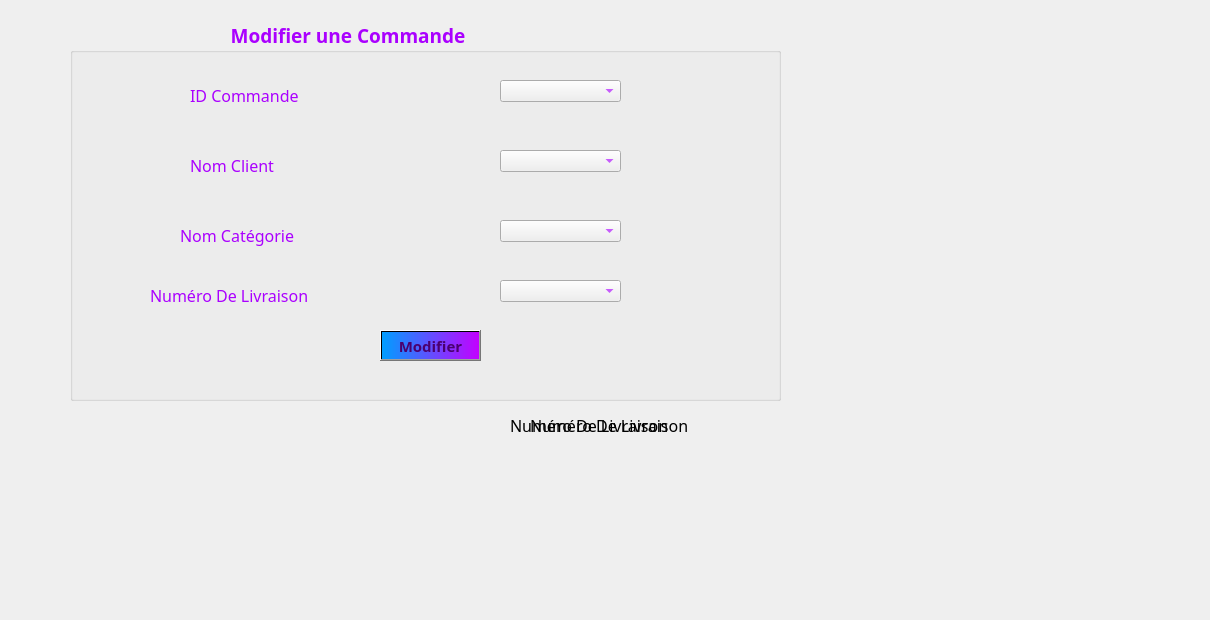
      <widget class="QWidget" name="tab_10">
       <attribute name="title">
        <string>Modifier</string>
       </attribute>
       <widget class="QGroupBox" name="groupBox_5">
        <property name="geometry">
         <rect>
          <x>70</x>
          <y>20</y>
          <width>711</width>
          <height>381</height>
         </rect>
        </property>
        <property name="font">
         <font>
          <family>Lucida Calligraphy</family>
          <pointsize>14</pointsize>
          <weight>75</weight>
          <bold>true</bold>
         </font>
        </property>
        <property name="styleSheet">
         <string notr="true">color: rgb(170, 0, 255);
border-color: rgb(170, 0, 255);</string>
        </property>
        <property name="title">
         <string>                                Modifier une Commande</string>
        </property>
        <widget class="QLabel" name="label_41">
         <property name="geometry">
          <rect>
           <x>120</x>
           <y>130</y>
           <width>171</width>
           <height>31</height>
          </rect>
         </property>
         <property name="font">
          <font>
           <family>Lucida Calligraphy</family>
           <pointsize>12</pointsize>
          </font>
         </property>
         <property name="text">
          <string>Nom Client</string>
         </property>
        </widget>
        <widget class="QLabel" name="label_47">
         <property name="geometry">
          <rect>
           <x>120</x>
           <y>60</y>
           <width>171</width>
           <height>31</height>
          </rect>
         </property>
         <property name="font">
          <font>
           <family>Lucida Calligraphy</family>
           <pointsize>12</pointsize>
          </font>
         </property>
         <property name="text">
          <string>ID Commande</string>
         </property>
        </widget>
        <widget class="QLabel" name="label_48">
         <property name="geometry">
          <rect>
           <x>110</x>
           <y>200</y>
           <width>171</width>
           <height>31</height>
          </rect>
         </property>
         <property name="font">
          <font>
           <family>Lucida Calligraphy</family>
           <pointsize>12</pointsize>
          </font>
         </property>
         <property name="text">
          <string>Nom Catégorie</string>
         </property>
        </widget>
        <widget class="QPushButton" name="pushButton_7">
         <property name="geometry">
          <rect>
           <x>310</x>
           <y>310</y>
           <width>101</width>
           <height>31</height>
          </rect>
         </property>
         <property name="font">
          <font>
           <family>Lucida Calligraphy</family>
           <pointsize>11</pointsize>
           <weight>75</weight>
           <bold>true</bold>
          </font>
         </property>
         <property name="styleSheet">
          <string notr="true">background-color: qlineargradient(spread:pad, x1:0, y1:0, x2:1, y2:0, stop:0 rgba(0, 158, 255, 255), stop:1 rgba(195, 0, 255, 255));
color: rgb(74, 0, 111);</string>
         </property>
         <property name="text">
          <string>Modifier</string>
         </property>
        </widget>
        <widget class="QLabel" name="label_49">
         <property name="geometry">
          <rect>
           <x>80</x>
           <y>260</y>
           <width>171</width>
           <height>31</height>
          </rect>
         </property>
         <property name="font">
          <font>
           <family>Lucida Calligraphy</family>
           <pointsize>12</pointsize>
          </font>
         </property>
         <property name="text">
          <string>Numéro De Livraison</string>
         </property>
        </widget>
        <widget class="QComboBox" name="comboLiv_2">
         <property name="geometry">
          <rect>
           <x>430</x>
           <y>260</y>
           <width>121</width>
           <height>22</height>
          </rect>
         </property>
        </widget>
        <widget class="QComboBox" name="comboClient_2">
         <property name="geometry">
          <rect>
           <x>430</x>
           <y>130</y>
           <width>121</width>
           <height>22</height>
          </rect>
         </property>
        </widget>
        <widget class="QComboBox" name="comboCommande">
         <property name="geometry">
          <rect>
           <x>430</x>
           <y>60</y>
           <width>121</width>
           <height>22</height>
          </rect>
         </property>
        </widget>
        <widget class="QComboBox" name="comboCat2">
         <property name="geometry">
          <rect>
           <x>430</x>
           <y>200</y>
           <width>121</width>
           <height>22</height>
          </rect>
         </property>
        </widget>
       </widget>
       <widget class="QLabel" name="label_38">
        <property name="geometry">
         <rect>
          <x>530</x>
          <y>410</y>
          <width>201</width>
          <height>31</height>
         </rect>
        </property>
        <property name="font">
         <font>
          <family>Lucida Calligraphy</family>
          <pointsize>12</pointsize>
         </font>
        </property>
        <property name="text">
         <string>Numéro De Livraison</string>
        </property>
       </widget>
       <widget class="QLabel" name="label_39">
        <property name="geometry">
         <rect>
          <x>510</x>
          <y>410</y>
          <width>201</width>
          <height>31</height>
         </rect>
        </property>
        <property name="font">
         <font>
          <family>Lucida Calligraphy</family>
          <pointsize>12</pointsize>
         </font>
        </property>
        <property name="text">
         <string>Numéro De Livraison</string>
        </property>
       </widget>
       <widget class="QLabel" name="label_16">
        <property name="geometry">
         <rect>
          <x>-80</x>
          <y>-80</y>
          <width>1201</width>
          <height>611</height>
         </rect>
        </property>
        <property name="styleSheet">
         <string notr="true">background-image:url(:/mousse-au-chocolat-rapide-et-delicieuse.jpg)</string>
        </property>
        <property name="text">
         <string/>
        </property>
       </widget>
       <zorder>label_16</zorder>
       <zorder>label_38</zorder>
       <zorder>label_39</zorder>
       <zorder>groupBox_5</zorder>
      </widget>
